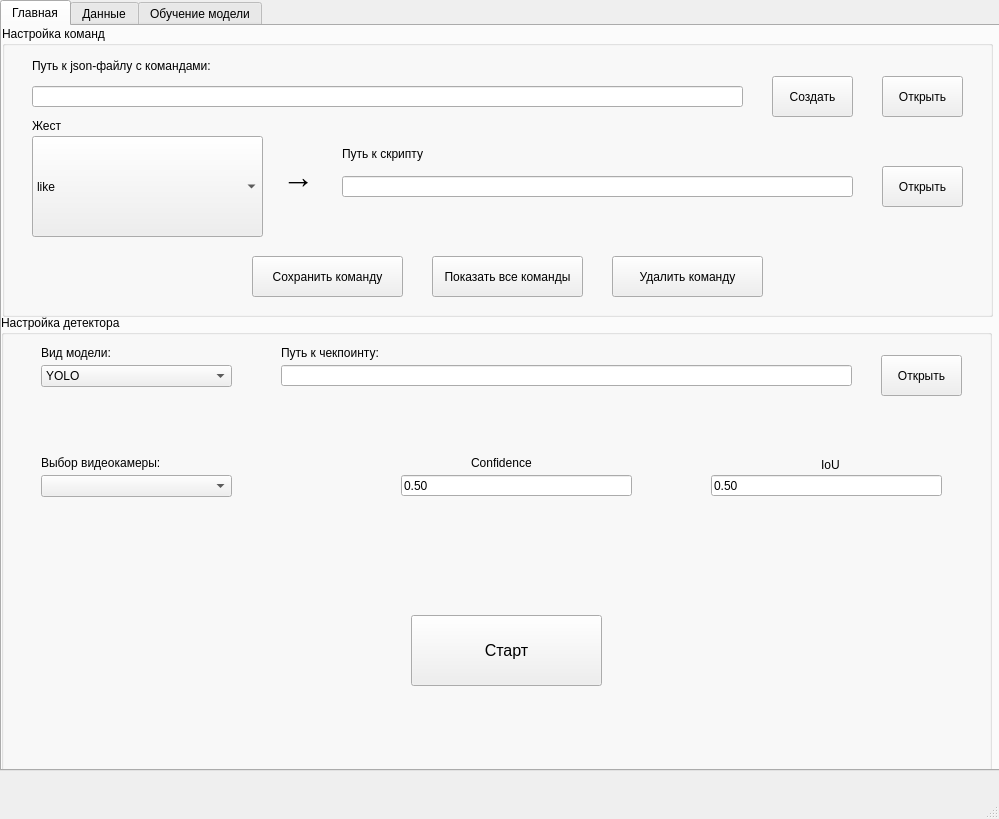
<?xml version="1.0" encoding="UTF-8"?>
<ui version="4.0">
 <class>MainWindow</class>
 <widget class="QMainWindow" name="MainWindow">
  <property name="geometry">
   <rect>
    <x>0</x>
    <y>0</y>
    <width>999</width>
    <height>819</height>
   </rect>
  </property>
  <property name="windowTitle">
   <string>Motion Control</string>
  </property>
  <property name="windowIcon">
   <iconset theme="SP_ComputerIcon">
    <normaloff>.</normaloff>.</iconset>
  </property>
  <widget class="QWidget" name="centralwidget">
   <widget class="QTabWidget" name="Tabs">
    <property name="geometry">
     <rect>
      <x>0</x>
      <y>0</y>
      <width>1001</width>
      <height>771</height>
     </rect>
    </property>
    <property name="currentIndex">
     <number>0</number>
    </property>
    <widget class="QWidget" name="Main">
     <property name="toolTip">
      <string>&lt;html&gt;&lt;head/&gt;&lt;body&gt;&lt;p&gt;Главная&lt;/p&gt;&lt;/body&gt;&lt;/html&gt;</string>
     </property>
     <attribute name="title">
      <string>Главная</string>
     </attribute>
     <widget class="QGroupBox" name="groupBox">
      <property name="geometry">
       <rect>
        <x>0</x>
        <y>0</y>
        <width>991</width>
        <height>291</height>
       </rect>
      </property>
      <property name="title">
       <string>Настройка команд</string>
      </property>
      <widget class="QLineEdit" name="commands_file_edit">
       <property name="geometry">
        <rect>
         <x>30</x>
         <y>60</y>
         <width>711</width>
         <height>21</height>
        </rect>
       </property>
       <property name="text">
        <string/>
       </property>
      </widget>
      <widget class="QLabel" name="label">
       <property name="geometry">
        <rect>
         <x>30</x>
         <y>30</y>
         <width>241</width>
         <height>20</height>
        </rect>
       </property>
       <property name="text">
        <string>Путь к json-файлу с командами:</string>
       </property>
      </widget>
      <widget class="QPushButton" name="get_commands_file_button">
       <property name="geometry">
        <rect>
         <x>880</x>
         <y>50</y>
         <width>81</width>
         <height>41</height>
        </rect>
       </property>
       <property name="text">
        <string>Открыть</string>
       </property>
      </widget>
      <widget class="QPushButton" name="create_commands_file_button">
       <property name="geometry">
        <rect>
         <x>770</x>
         <y>50</y>
         <width>81</width>
         <height>41</height>
        </rect>
       </property>
       <property name="text">
        <string>Создать</string>
       </property>
      </widget>
      <widget class="QLabel" name="label_2">
       <property name="geometry">
        <rect>
         <x>30</x>
         <y>90</y>
         <width>241</width>
         <height>20</height>
        </rect>
       </property>
       <property name="text">
        <string>Жест</string>
       </property>
      </widget>
      <widget class="QComboBox" name="gesture_box">
       <property name="geometry">
        <rect>
         <x>30</x>
         <y>110</y>
         <width>231</width>
         <height>101</height>
        </rect>
       </property>
       <property name="maxVisibleItems">
        <number>5</number>
       </property>
       <property name="iconSize">
        <size>
         <width>100</width>
         <height>100</height>
        </size>
       </property>
       <item>
        <property name="text">
         <string>like</string>
        </property>
        <property name="icon">
         <iconset>
          <normaloff>icons/like.jpg</normaloff>icons/like.jpg</iconset>
        </property>
       </item>
       <item>
        <property name="text">
         <string>dislike</string>
        </property>
        <property name="icon">
         <iconset>
          <normaloff>icons/dislike.jpg</normaloff>icons/dislike.jpg</iconset>
        </property>
       </item>
       <item>
        <property name="text">
         <string>one</string>
        </property>
        <property name="icon">
         <iconset>
          <normaloff>icons/one.jpg</normaloff>icons/one.jpg</iconset>
        </property>
       </item>
       <item>
        <property name="text">
         <string>peace</string>
        </property>
        <property name="icon">
         <iconset>
          <normaloff>icons/peace.jpg</normaloff>icons/peace.jpg</iconset>
        </property>
       </item>
       <item>
        <property name="text">
         <string>peace_inverted</string>
        </property>
        <property name="icon">
         <iconset>
          <normaloff>icons/peace_inverted.jpg</normaloff>icons/peace_inverted.jpg</iconset>
        </property>
       </item>
       <item>
        <property name="text">
         <string>three</string>
        </property>
        <property name="icon">
         <iconset>
          <normaloff>icons/three.jpg</normaloff>icons/three.jpg</iconset>
        </property>
       </item>
       <item>
        <property name="text">
         <string>four</string>
        </property>
        <property name="icon">
         <iconset>
          <normaloff>icons/four.jpg</normaloff>icons/four.jpg</iconset>
        </property>
       </item>
       <item>
        <property name="text">
         <string>palm</string>
        </property>
        <property name="icon">
         <iconset>
          <normaloff>icons/palm.jpg</normaloff>icons/palm.jpg</iconset>
        </property>
       </item>
       <item>
        <property name="text">
         <string>grabbing</string>
        </property>
        <property name="icon">
         <iconset>
          <normaloff>icons/grabbing.jpg</normaloff>icons/grabbing.jpg</iconset>
        </property>
       </item>
       <item>
        <property name="text">
         <string>fist</string>
        </property>
        <property name="icon">
         <iconset>
          <normaloff>icons/fist.jpg</normaloff>icons/fist.jpg</iconset>
        </property>
       </item>
       <item>
        <property name="text">
         <string>grip</string>
        </property>
        <property name="icon">
         <iconset>
          <normaloff>icons/grip.jpg</normaloff>icons/grip.jpg</iconset>
        </property>
       </item>
       <item>
        <property name="text">
         <string>point</string>
        </property>
        <property name="icon">
         <iconset>
          <normaloff>icons/point.jpg</normaloff>icons/point.jpg</iconset>
        </property>
       </item>
       <item>
        <property name="text">
         <string>three3</string>
        </property>
        <property name="icon">
         <iconset>
          <normaloff>icons/three3.jpg</normaloff>icons/three3.jpg</iconset>
        </property>
       </item>
       <item>
        <property name="text">
         <string>three2</string>
        </property>
        <property name="icon">
         <iconset>
          <normaloff>icons/three2.jpg</normaloff>icons/three2.jpg</iconset>
        </property>
       </item>
       <item>
        <property name="text">
         <string>little_finger</string>
        </property>
        <property name="icon">
         <iconset>
          <normaloff>icons/little_finger.jpg</normaloff>icons/little_finger.jpg</iconset>
        </property>
       </item>
       <item>
        <property name="text">
         <string>middle_finger</string>
        </property>
        <property name="icon">
         <iconset>
          <normaloff>icons/middle_finger.jpg</normaloff>icons/middle_finger.jpg</iconset>
        </property>
       </item>
       <item>
        <property name="text">
         <string>ok</string>
        </property>
        <property name="icon">
         <iconset>
          <normaloff>icons/ok.jpg</normaloff>icons/ok.jpg</iconset>
        </property>
       </item>
       <item>
        <property name="text">
         <string>rock</string>
        </property>
        <property name="icon">
         <iconset>
          <normaloff>icons/rock.jpg</normaloff>icons/rock.jpg</iconset>
        </property>
       </item>
       <item>
        <property name="text">
         <string>call</string>
        </property>
        <property name="icon">
         <iconset>
          <normaloff>icons/call.jpg</normaloff>icons/call.jpg</iconset>
        </property>
       </item>
       <item>
        <property name="text">
         <string>stop</string>
        </property>
        <property name="icon">
         <iconset>
          <normaloff>icons/stop.jpg</normaloff>icons/stop.jpg</iconset>
        </property>
       </item>
       <item>
        <property name="text">
         <string>stop_inverted</string>
        </property>
        <property name="icon">
         <iconset>
          <normaloff>icons/stop_inverted.jpg</normaloff>icons/stop_inverted.jpg</iconset>
        </property>
       </item>
       <item>
        <property name="text">
         <string>two_up</string>
        </property>
        <property name="icon">
         <iconset>
          <normaloff>icons/two_up.jpg</normaloff>icons/two_up.jpg</iconset>
        </property>
       </item>
       <item>
        <property name="text">
         <string>two_up_inverted</string>
        </property>
        <property name="icon">
         <iconset>
          <normaloff>icons/two_up_inverted.jpg</normaloff>icons/two_up_inverted.jpg</iconset>
        </property>
       </item>
       <item>
        <property name="text">
         <string>three_gun</string>
        </property>
        <property name="icon">
         <iconset>
          <normaloff>icons/three_gun.jpg</normaloff>icons/three_gun.jpg</iconset>
        </property>
       </item>
       <item>
        <property name="text">
         <string>thumb_index</string>
        </property>
        <property name="icon">
         <iconset>
          <normaloff>icons/thumb_index.jpg</normaloff>icons/thumb_index.jpg</iconset>
        </property>
       </item>
       <item>
        <property name="text">
         <string>thumb_index2</string>
        </property>
        <property name="icon">
         <iconset>
          <normaloff>icons/thumb_index2.jpg</normaloff>icons/thumb_index2.jpg</iconset>
        </property>
       </item>
       <item>
        <property name="text">
         <string>holy</string>
        </property>
        <property name="icon">
         <iconset>
          <normaloff>icons/holy.jpg</normaloff>icons/holy.jpg</iconset>
        </property>
       </item>
       <item>
        <property name="text">
         <string>timeout</string>
        </property>
        <property name="icon">
         <iconset>
          <normaloff>icons/timeout.jpg</normaloff>icons/timeout.jpg</iconset>
        </property>
       </item>
       <item>
        <property name="text">
         <string>xsign</string>
        </property>
        <property name="icon">
         <iconset>
          <normaloff>icons/xsign.jpg</normaloff>icons/xsign.jpg</iconset>
        </property>
       </item>
       <item>
        <property name="text">
         <string>hand_heart</string>
        </property>
        <property name="icon">
         <iconset>
          <normaloff>icons/hand_heart.jpg</normaloff>icons/hand_heart.jpg</iconset>
        </property>
       </item>
       <item>
        <property name="text">
         <string>hand_heart2</string>
        </property>
        <property name="icon">
         <iconset>
          <normaloff>icons/hand_heart2.jpg</normaloff>icons/hand_heart2.jpg</iconset>
        </property>
       </item>
       <item>
        <property name="text">
         <string>take_picture</string>
        </property>
        <property name="icon">
         <iconset>
          <normaloff>icons/take_picture.jpg</normaloff>icons/take_picture.jpg</iconset>
        </property>
       </item>
       <item>
        <property name="text">
         <string>mute</string>
        </property>
        <property name="icon">
         <iconset>
          <normaloff>icons/mute.jpg</normaloff>icons/mute.jpg</iconset>
        </property>
       </item>
      </widget>
      <widget class="QLabel" name="label_3">
       <property name="geometry">
        <rect>
         <x>340</x>
         <y>120</y>
         <width>231</width>
         <height>16</height>
        </rect>
       </property>
       <property name="text">
        <string>Путь к скрипту</string>
       </property>
      </widget>
      <widget class="QLineEdit" name="script_path_edit">
       <property name="geometry">
        <rect>
         <x>340</x>
         <y>150</y>
         <width>511</width>
         <height>21</height>
        </rect>
       </property>
       <property name="text">
        <string/>
       </property>
      </widget>
      <widget class="QPushButton" name="get_script_file_button">
       <property name="geometry">
        <rect>
         <x>880</x>
         <y>140</y>
         <width>81</width>
         <height>41</height>
        </rect>
       </property>
       <property name="text">
        <string>Открыть</string>
       </property>
      </widget>
      <widget class="QPushButton" name="save_command_button">
       <property name="geometry">
        <rect>
         <x>250</x>
         <y>230</y>
         <width>151</width>
         <height>41</height>
        </rect>
       </property>
       <property name="text">
        <string>Сохранить команду</string>
       </property>
      </widget>
      <widget class="QLabel" name="label_24">
       <property name="geometry">
        <rect>
         <x>280</x>
         <y>130</y>
         <width>41</width>
         <height>41</height>
        </rect>
       </property>
       <property name="font">
        <font>
         <pointsize>24</pointsize>
        </font>
       </property>
       <property name="lineWidth">
        <number>2</number>
       </property>
       <property name="text">
        <string>→</string>
       </property>
       <property name="scaledContents">
        <bool>true</bool>
       </property>
      </widget>
      <widget class="QPushButton" name="delete_commands_button">
       <property name="geometry">
        <rect>
         <x>610</x>
         <y>230</y>
         <width>151</width>
         <height>41</height>
        </rect>
       </property>
       <property name="text">
        <string>Удалить команду</string>
       </property>
      </widget>
      <widget class="QPushButton" name="show_commands_button">
       <property name="geometry">
        <rect>
         <x>430</x>
         <y>230</y>
         <width>151</width>
         <height>41</height>
        </rect>
       </property>
       <property name="text">
        <string>Показать все команды</string>
       </property>
      </widget>
     </widget>
     <widget class="QGroupBox" name="groupBox_2">
      <property name="geometry">
       <rect>
        <x>-1</x>
        <y>289</y>
        <width>991</width>
        <height>471</height>
       </rect>
      </property>
      <property name="title">
       <string>Настройка детектора</string>
      </property>
      <widget class="QLineEdit" name="main_chkpt_file_edit">
       <property name="geometry">
        <rect>
         <x>280</x>
         <y>50</y>
         <width>571</width>
         <height>21</height>
        </rect>
       </property>
       <property name="text">
        <string/>
       </property>
      </widget>
      <widget class="QLabel" name="label_4">
       <property name="geometry">
        <rect>
         <x>280</x>
         <y>30</y>
         <width>231</width>
         <height>16</height>
        </rect>
       </property>
       <property name="text">
        <string>Путь к чекпоинту:</string>
       </property>
      </widget>
      <widget class="QPushButton" name="get_main_chkpt_button">
       <property name="geometry">
        <rect>
         <x>880</x>
         <y>40</y>
         <width>81</width>
         <height>41</height>
        </rect>
       </property>
       <property name="text">
        <string>Открыть</string>
       </property>
      </widget>
      <widget class="QComboBox" name="main_model_type_box">
       <property name="geometry">
        <rect>
         <x>40</x>
         <y>50</y>
         <width>191</width>
         <height>22</height>
        </rect>
       </property>
       <item>
        <property name="text">
         <string>YOLO</string>
        </property>
       </item>
       <item>
        <property name="text">
         <string>SSDLite</string>
        </property>
       </item>
       <item>
        <property name="text">
         <string>ONNX</string>
        </property>
       </item>
      </widget>
      <widget class="QLabel" name="label_5">
       <property name="geometry">
        <rect>
         <x>40</x>
         <y>30</y>
         <width>231</width>
         <height>16</height>
        </rect>
       </property>
       <property name="text">
        <string>Вид модели:</string>
       </property>
      </widget>
      <widget class="QLabel" name="label_7">
       <property name="geometry">
        <rect>
         <x>470</x>
         <y>140</y>
         <width>71</width>
         <height>16</height>
        </rect>
       </property>
       <property name="text">
        <string>Confidence</string>
       </property>
      </widget>
      <widget class="QLineEdit" name="main_confidence_edit">
       <property name="geometry">
        <rect>
         <x>400</x>
         <y>160</y>
         <width>231</width>
         <height>21</height>
        </rect>
       </property>
       <property name="inputMask">
        <string>B.99</string>
       </property>
       <property name="text">
        <string>0.50</string>
       </property>
       <property name="cursorPosition">
        <number>4</number>
       </property>
      </widget>
      <widget class="QLineEdit" name="main_iou_edit">
       <property name="geometry">
        <rect>
         <x>710</x>
         <y>160</y>
         <width>231</width>
         <height>21</height>
        </rect>
       </property>
       <property name="inputMask">
        <string>B.99</string>
       </property>
       <property name="text">
        <string>0.50</string>
       </property>
       <property name="cursorPosition">
        <number>4</number>
       </property>
      </widget>
      <widget class="QLabel" name="label_8">
       <property name="geometry">
        <rect>
         <x>820</x>
         <y>140</y>
         <width>31</width>
         <height>20</height>
        </rect>
       </property>
       <property name="text">
        <string>IoU</string>
       </property>
      </widget>
      <widget class="QComboBox" name="main_camera_box">
       <property name="geometry">
        <rect>
         <x>40</x>
         <y>160</y>
         <width>191</width>
         <height>22</height>
        </rect>
       </property>
      </widget>
      <widget class="QLabel" name="label_6">
       <property name="geometry">
        <rect>
         <x>40</x>
         <y>140</y>
         <width>231</width>
         <height>16</height>
        </rect>
       </property>
       <property name="text">
        <string>Выбор видеокамеры:</string>
       </property>
      </widget>
      <widget class="QPushButton" name="start_app_button">
       <property name="geometry">
        <rect>
         <x>410</x>
         <y>300</y>
         <width>191</width>
         <height>71</height>
        </rect>
       </property>
       <property name="font">
        <font>
         <pointsize>12</pointsize>
        </font>
       </property>
       <property name="text">
        <string>Старт</string>
       </property>
      </widget>
     </widget>
    </widget>
    <widget class="QWidget" name="Data">
     <attribute name="title">
      <string>Данные</string>
     </attribute>
     <widget class="QLabel" name="label_9">
      <property name="geometry">
       <rect>
        <x>10</x>
        <y>20</y>
        <width>151</width>
        <height>16</height>
       </rect>
      </property>
      <property name="text">
       <string>Путь к папке с данными:</string>
      </property>
     </widget>
     <widget class="QLineEdit" name="data_save_folder_edit">
      <property name="geometry">
       <rect>
        <x>10</x>
        <y>40</y>
        <width>811</width>
        <height>22</height>
       </rect>
      </property>
     </widget>
     <widget class="QPushButton" name="get_data_save_folder_button">
      <property name="geometry">
       <rect>
        <x>850</x>
        <y>30</y>
        <width>81</width>
        <height>41</height>
       </rect>
      </property>
      <property name="text">
       <string>Открыть</string>
      </property>
     </widget>
     <widget class="QComboBox" name="data_camera_box">
      <property name="geometry">
       <rect>
        <x>250</x>
        <y>90</y>
        <width>191</width>
        <height>22</height>
       </rect>
      </property>
     </widget>
     <widget class="QLabel" name="label_10">
      <property name="geometry">
       <rect>
        <x>250</x>
        <y>70</y>
        <width>231</width>
        <height>16</height>
       </rect>
      </property>
      <property name="text">
       <string>Выбор видеокамеры:</string>
      </property>
     </widget>
     <widget class="QPushButton" name="get_photo_button">
      <property name="enabled">
       <bool>false</bool>
      </property>
      <property name="geometry">
       <rect>
        <x>450</x>
        <y>670</y>
        <width>121</width>
        <height>41</height>
       </rect>
      </property>
      <property name="text">
       <string>Сделать фото</string>
      </property>
     </widget>
     <widget class="QLineEdit" name="timer_edit">
      <property name="geometry">
       <rect>
        <x>360</x>
        <y>680</y>
        <width>71</width>
        <height>22</height>
       </rect>
      </property>
      <property name="inputMask">
       <string>9</string>
      </property>
      <property name="text">
       <string>0</string>
      </property>
     </widget>
     <widget class="QLabel" name="label_14">
      <property name="geometry">
       <rect>
        <x>300</x>
        <y>680</y>
        <width>51</width>
        <height>16</height>
       </rect>
      </property>
      <property name="text">
       <string>Таймер:</string>
      </property>
     </widget>
     <widget class="QPushButton" name="use_camera_button">
      <property name="enabled">
       <bool>true</bool>
      </property>
      <property name="geometry">
       <rect>
        <x>560</x>
        <y>80</y>
        <width>131</width>
        <height>41</height>
       </rect>
      </property>
      <property name="text">
       <string>Включить камеру</string>
      </property>
     </widget>
     <widget class="QGroupBox" name="groupBox_7">
      <property name="geometry">
       <rect>
        <x>180</x>
        <y>130</y>
        <width>681</width>
        <height>531</height>
       </rect>
      </property>
      <property name="title">
       <string>Камера</string>
      </property>
      <widget class="QLabel" name="data_image_label">
       <property name="geometry">
        <rect>
         <x>19</x>
         <y>30</y>
         <width>640</width>
         <height>480</height>
        </rect>
       </property>
       <property name="text">
        <string/>
       </property>
      </widget>
     </widget>
     <widget class="QPushButton" name="cancel_photo_button">
      <property name="enabled">
       <bool>false</bool>
      </property>
      <property name="geometry">
       <rect>
        <x>600</x>
        <y>670</y>
        <width>121</width>
        <height>41</height>
       </rect>
      </property>
      <property name="text">
       <string>Отмена</string>
      </property>
     </widget>
    </widget>
    <widget class="QWidget" name="Train">
     <attribute name="title">
      <string>Обучение модели</string>
     </attribute>
     <widget class="QGroupBox" name="groupBox_4">
      <property name="geometry">
       <rect>
        <x>10</x>
        <y>10</y>
        <width>971</width>
        <height>261</height>
       </rect>
      </property>
      <property name="title">
       <string>Параметры обучения</string>
      </property>
      <widget class="QPushButton" name="start_train_button">
       <property name="geometry">
        <rect>
         <x>410</x>
         <y>210</y>
         <width>131</width>
         <height>41</height>
        </rect>
       </property>
       <property name="text">
        <string>Начать обучение</string>
       </property>
      </widget>
      <widget class="QPushButton" name="get_data_train_folder_button">
       <property name="geometry">
        <rect>
         <x>860</x>
         <y>40</y>
         <width>81</width>
         <height>41</height>
        </rect>
       </property>
       <property name="text">
        <string>Открыть</string>
       </property>
      </widget>
      <widget class="QComboBox" name="train_model_type_box">
       <property name="geometry">
        <rect>
         <x>20</x>
         <y>100</y>
         <width>191</width>
         <height>22</height>
        </rect>
       </property>
       <item>
        <property name="text">
         <string>YOLO</string>
        </property>
       </item>
       <item>
        <property name="text">
         <string>SSDLite</string>
        </property>
       </item>
      </widget>
      <widget class="QLabel" name="label_16">
       <property name="geometry">
        <rect>
         <x>20</x>
         <y>80</y>
         <width>231</width>
         <height>16</height>
        </rect>
       </property>
       <property name="text">
        <string>Вид модели:</string>
       </property>
      </widget>
      <widget class="QLabel" name="label_11">
       <property name="geometry">
        <rect>
         <x>20</x>
         <y>30</y>
         <width>151</width>
         <height>16</height>
        </rect>
       </property>
       <property name="text">
        <string>Путь к папке с данными:</string>
       </property>
      </widget>
      <widget class="QLineEdit" name="start_chkpt_file_edit">
       <property name="geometry">
        <rect>
         <x>260</x>
         <y>100</y>
         <width>561</width>
         <height>22</height>
        </rect>
       </property>
      </widget>
      <widget class="QLabel" name="label_17">
       <property name="geometry">
        <rect>
         <x>20</x>
         <y>140</y>
         <width>111</width>
         <height>16</height>
        </rect>
       </property>
       <property name="text">
        <string>Количество эпох:</string>
       </property>
      </widget>
      <widget class="QLineEdit" name="epochs_edit">
       <property name="geometry">
        <rect>
         <x>20</x>
         <y>160</y>
         <width>101</width>
         <height>22</height>
        </rect>
       </property>
       <property name="inputMask">
        <string>D9999999999999999999</string>
       </property>
       <property name="text">
        <string>1</string>
       </property>
       <property name="cursorPosition">
        <number>0</number>
       </property>
      </widget>
      <widget class="QPushButton" name="get_start_chkpt_file_button">
       <property name="geometry">
        <rect>
         <x>860</x>
         <y>90</y>
         <width>81</width>
         <height>41</height>
        </rect>
       </property>
       <property name="text">
        <string>Открыть</string>
       </property>
      </widget>
      <widget class="QLabel" name="label_15">
       <property name="geometry">
        <rect>
         <x>260</x>
         <y>80</y>
         <width>191</width>
         <height>16</height>
        </rect>
       </property>
       <property name="text">
        <string>Путь к стартовому чекпойнту:</string>
       </property>
      </widget>
      <widget class="QLineEdit" name="data_train_edit">
       <property name="geometry">
        <rect>
         <x>20</x>
         <y>50</y>
         <width>801</width>
         <height>22</height>
        </rect>
       </property>
      </widget>
      <widget class="QLineEdit" name="end_chkpt_path_edit">
       <property name="geometry">
        <rect>
         <x>260</x>
         <y>160</y>
         <width>561</width>
         <height>22</height>
        </rect>
       </property>
      </widget>
      <widget class="QPushButton" name="create_end_chkpt_file_button">
       <property name="geometry">
        <rect>
         <x>860</x>
         <y>150</y>
         <width>81</width>
         <height>41</height>
        </rect>
       </property>
       <property name="text">
        <string>Выбрать</string>
       </property>
      </widget>
      <widget class="QLabel" name="label_23">
       <property name="geometry">
        <rect>
         <x>260</x>
         <y>140</y>
         <width>191</width>
         <height>16</height>
        </rect>
       </property>
       <property name="text">
        <string>Путь к новому чекпойнту:</string>
       </property>
      </widget>
     </widget>
     <widget class="QGroupBox" name="groupBox_5">
      <property name="geometry">
       <rect>
        <x>10</x>
        <y>430</y>
        <width>971</width>
        <height>321</height>
       </rect>
      </property>
      <property name="title">
       <string>Результаты тестирования</string>
      </property>
      <widget class="QLineEdit" name="test_chkpt_path_edit">
       <property name="geometry">
        <rect>
         <x>20</x>
         <y>60</y>
         <width>801</width>
         <height>22</height>
        </rect>
       </property>
      </widget>
      <widget class="QPushButton" name="get_test_chkpt_file_button">
       <property name="geometry">
        <rect>
         <x>860</x>
         <y>50</y>
         <width>81</width>
         <height>41</height>
        </rect>
       </property>
       <property name="text">
        <string>Открыть</string>
       </property>
      </widget>
      <widget class="QLabel" name="label_18">
       <property name="geometry">
        <rect>
         <x>20</x>
         <y>30</y>
         <width>151</width>
         <height>16</height>
        </rect>
       </property>
       <property name="text">
        <string>Путь к чекпойнту:</string>
       </property>
      </widget>
      <widget class="QPushButton" name="start_test_button">
       <property name="enabled">
        <bool>true</bool>
       </property>
       <property name="geometry">
        <rect>
         <x>420</x>
         <y>260</y>
         <width>121</width>
         <height>41</height>
        </rect>
       </property>
       <property name="text">
        <string>Тестирование</string>
       </property>
      </widget>
      <widget class="QComboBox" name="test_camera_box">
       <property name="geometry">
        <rect>
         <x>20</x>
         <y>200</y>
         <width>191</width>
         <height>22</height>
        </rect>
       </property>
      </widget>
      <widget class="QLabel" name="label_45">
       <property name="geometry">
        <rect>
         <x>20</x>
         <y>180</y>
         <width>231</width>
         <height>16</height>
        </rect>
       </property>
       <property name="text">
        <string>Выбор видеокамеры:</string>
       </property>
      </widget>
      <widget class="QComboBox" name="test_model_type_box">
       <property name="geometry">
        <rect>
         <x>20</x>
         <y>130</y>
         <width>191</width>
         <height>22</height>
        </rect>
       </property>
       <item>
        <property name="text">
         <string>YOLO</string>
        </property>
       </item>
       <item>
        <property name="text">
         <string>SSDLite</string>
        </property>
       </item>
       <item>
        <property name="text">
         <string>ONNX</string>
        </property>
       </item>
      </widget>
      <widget class="QLabel" name="label_46">
       <property name="geometry">
        <rect>
         <x>20</x>
         <y>110</y>
         <width>161</width>
         <height>16</height>
        </rect>
       </property>
       <property name="text">
        <string>Вид тестируемой модели:</string>
       </property>
      </widget>
      <widget class="QLabel" name="label_21">
       <property name="geometry">
        <rect>
         <x>470</x>
         <y>180</y>
         <width>31</width>
         <height>20</height>
        </rect>
       </property>
       <property name="text">
        <string>IoU</string>
       </property>
      </widget>
      <widget class="QLineEdit" name="test_confidence_edit">
       <property name="geometry">
        <rect>
         <x>370</x>
         <y>130</y>
         <width>231</width>
         <height>21</height>
        </rect>
       </property>
       <property name="inputMask">
        <string>B.99</string>
       </property>
       <property name="text">
        <string>0.50</string>
       </property>
       <property name="cursorPosition">
        <number>4</number>
       </property>
      </widget>
      <widget class="QLineEdit" name="test_iou_edit">
       <property name="geometry">
        <rect>
         <x>370</x>
         <y>200</y>
         <width>231</width>
         <height>21</height>
        </rect>
       </property>
       <property name="inputMask">
        <string>B.99</string>
       </property>
       <property name="text">
        <string>0.50</string>
       </property>
       <property name="cursorPosition">
        <number>4</number>
       </property>
      </widget>
      <widget class="QLabel" name="label_20">
       <property name="geometry">
        <rect>
         <x>450</x>
         <y>110</y>
         <width>71</width>
         <height>16</height>
        </rect>
       </property>
       <property name="text">
        <string>Confidence</string>
       </property>
      </widget>
     </widget>
     <widget class="QGroupBox" name="groupBox_3">
      <property name="geometry">
       <rect>
        <x>10</x>
        <y>270</y>
        <width>971</width>
        <height>161</height>
       </rect>
      </property>
      <property name="title">
       <string>Экспорт модели</string>
      </property>
      <widget class="QPushButton" name="get_export_chkpt_file_button">
       <property name="geometry">
        <rect>
         <x>860</x>
         <y>30</y>
         <width>81</width>
         <height>41</height>
        </rect>
       </property>
       <property name="text">
        <string>Открыть</string>
       </property>
      </widget>
      <widget class="QComboBox" name="export_model_type_box">
       <property name="geometry">
        <rect>
         <x>20</x>
         <y>40</y>
         <width>191</width>
         <height>22</height>
        </rect>
       </property>
       <item>
        <property name="text">
         <string>YOLO</string>
        </property>
       </item>
       <item>
        <property name="text">
         <string>SSDLite</string>
        </property>
       </item>
      </widget>
      <widget class="QLabel" name="label_26">
       <property name="geometry">
        <rect>
         <x>20</x>
         <y>20</y>
         <width>231</width>
         <height>16</height>
        </rect>
       </property>
       <property name="text">
        <string>Вид модели:</string>
       </property>
      </widget>
      <widget class="QLineEdit" name="export_chkpt_file_edit">
       <property name="geometry">
        <rect>
         <x>260</x>
         <y>40</y>
         <width>561</width>
         <height>22</height>
        </rect>
       </property>
      </widget>
      <widget class="QPushButton" name="export_button">
       <property name="geometry">
        <rect>
         <x>410</x>
         <y>100</y>
         <width>131</width>
         <height>41</height>
        </rect>
       </property>
       <property name="text">
        <string>Экспорт</string>
       </property>
      </widget>
      <widget class="QLabel" name="label_27">
       <property name="geometry">
        <rect>
         <x>260</x>
         <y>20</y>
         <width>191</width>
         <height>16</height>
        </rect>
       </property>
       <property name="text">
        <string>Путь к экспортируемой модели:</string>
       </property>
      </widget>
      <widget class="QLineEdit" name="export_height_edit">
       <property name="geometry">
        <rect>
         <x>80</x>
         <y>100</y>
         <width>61</width>
         <height>22</height>
        </rect>
       </property>
       <property name="inputMask">
        <string>9999</string>
       </property>
       <property name="text">
        <string>640</string>
       </property>
       <property name="maxLength">
        <number>4</number>
       </property>
       <property name="cursorPosition">
        <number>3</number>
       </property>
      </widget>
      <widget class="QLabel" name="label_28">
       <property name="geometry">
        <rect>
         <x>30</x>
         <y>80</y>
         <width>361</width>
         <height>16</height>
        </rect>
       </property>
       <property name="text">
        <string>Размер входного изображения экспортированной модели</string>
       </property>
      </widget>
      <widget class="QLabel" name="label_29">
       <property name="geometry">
        <rect>
         <x>30</x>
         <y>100</y>
         <width>51</width>
         <height>16</height>
        </rect>
       </property>
       <property name="text">
        <string>Высота:</string>
       </property>
      </widget>
      <widget class="QLabel" name="label_30">
       <property name="geometry">
        <rect>
         <x>150</x>
         <y>100</y>
         <width>61</width>
         <height>16</height>
        </rect>
       </property>
       <property name="text">
        <string>Ширина:</string>
       </property>
      </widget>
      <widget class="QLineEdit" name="export_width_edit">
       <property name="geometry">
        <rect>
         <x>210</x>
         <y>100</y>
         <width>61</width>
         <height>22</height>
        </rect>
       </property>
       <property name="inputMask">
        <string>9999</string>
       </property>
       <property name="text">
        <string>640</string>
       </property>
       <property name="maxLength">
        <number>4</number>
       </property>
       <property name="cursorPosition">
        <number>3</number>
       </property>
      </widget>
     </widget>
    </widget>
   </widget>
  </widget>
  <widget class="QMenuBar" name="menubar">
   <property name="geometry">
    <rect>
     <x>0</x>
     <y>0</y>
     <width>999</width>
     <height>26</height>
    </rect>
   </property>
  </widget>
  <widget class="QStatusBar" name="statusbar"/>
 </widget>
 <resources/>
 <connections/>
</ui>
